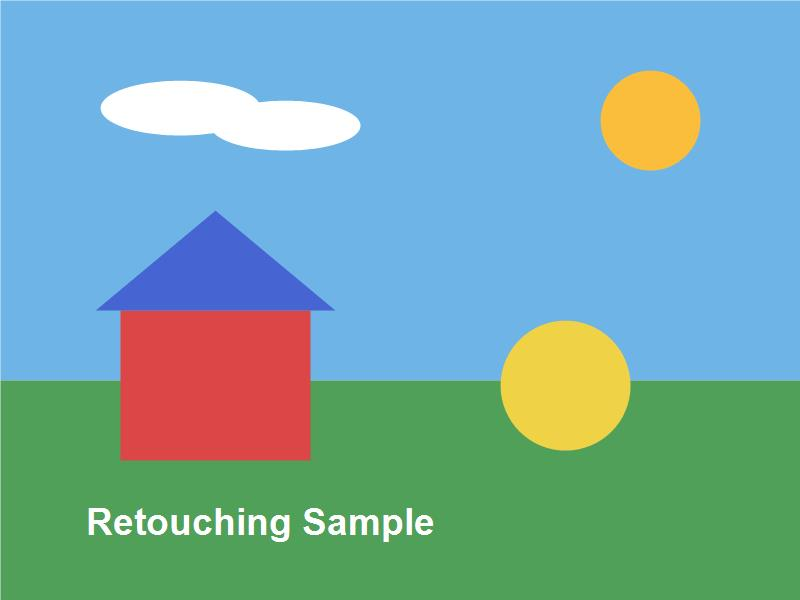
#> input picture 과정8. 흩어진 물자를 찾아라/문제2. 사진들의 리터칭/images/sample_retouching.jpg, 800 x 600 px
$ python photo_retouching.py   (older library calls are emulated)
#> lines starting #> are read from the running program, lines starting #| are printed output that depends on the picture
from pathlib import Path

import cv2


BASE_DIR = Path(__file__).resolve().parent
IMAGE_DIR = BASE_DIR / 'images'

MAIN_IMAGE = IMAGE_DIR / 'sample_retouching.jpg'
OBJECT_IMAGE = IMAGE_DIR / 'sample_objects.jpg'


def show_image(title, image):
    cv2.imshow(title, image)
    cv2.waitKey(0)
    cv2.destroyAllWindows()


def load_image(image_path):
    image = cv2.imread(str(image_path))
#> image is the input picture: shape (600, 800, 3); mean B, G, R 170.4, 168.8, 117
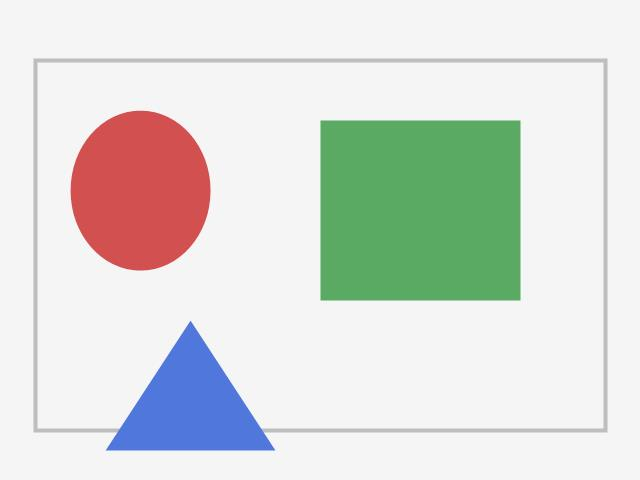
#> input picture 과정8. 흩어진 물자를 찾아라/문제2. 사진들의 리터칭/images/sample_objects.jpg, 640 x 480 px
#> in load_image, image is the input picture: shape (480, 640, 3); mean B, G, R 216.3, 221, 217.6
    if image is None:
        print(f'이미지를 읽을 수 없습니다: {image_path}')
    return image


def flip_and_rotate(image):
    show_image('original image', image)

    flip_up_down = cv2.flip(image, 0)
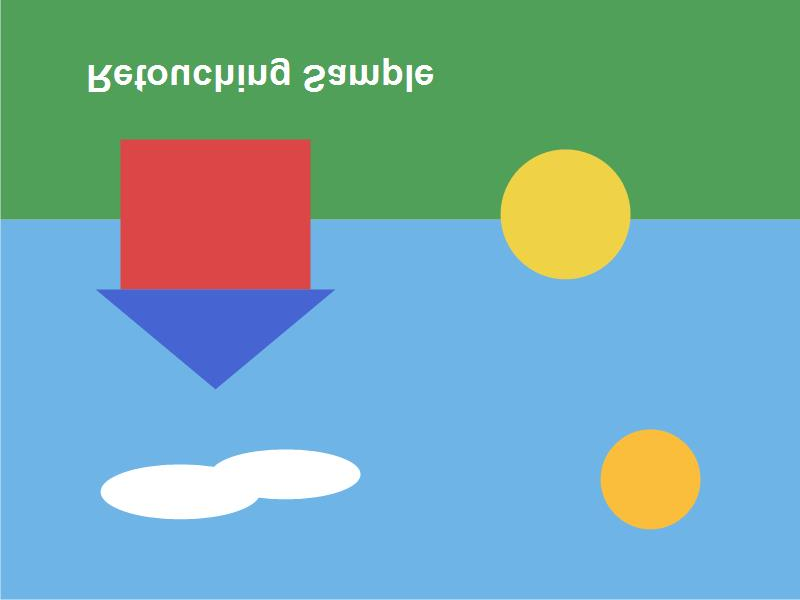
#> flip_up_down: shape (600, 800, 3); mean B, G, R 170.4, 168.8, 117
    show_image('flip up down', flip_up_down)

    flip_left_right = cv2.flip(image, 1)
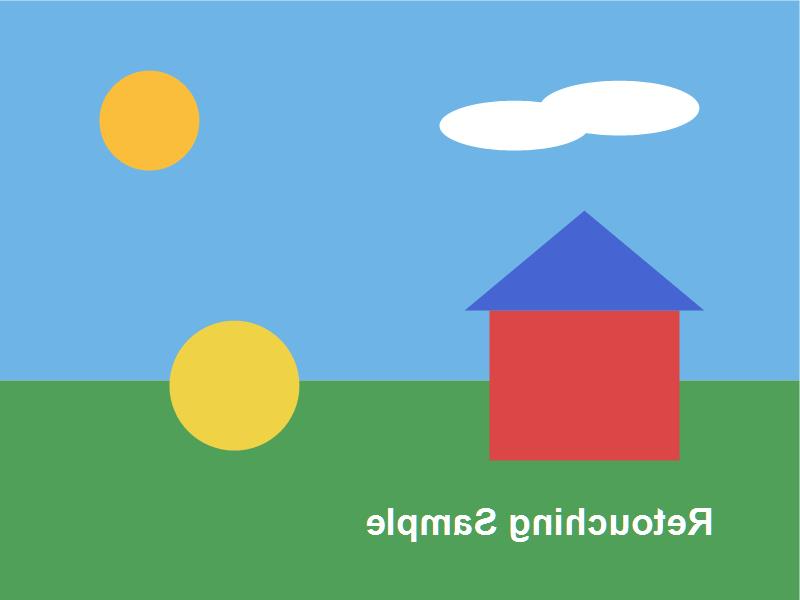
#> flip_left_right: shape (600, 800, 3); mean B, G, R 170.4, 168.8, 117
    show_image('flip left right', flip_left_right)

    rotate_90 = cv2.rotate(image, cv2.ROTATE_90_CLOCKWISE)
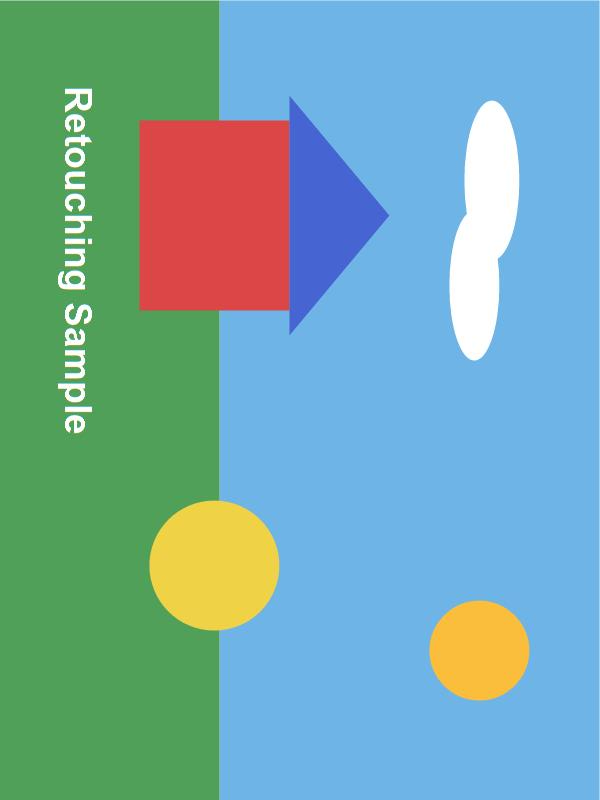
#> rotate_90: shape (800, 600, 3); mean B, G, R 170.4, 168.8, 117
    show_image('rotate 90', rotate_90)

    rotate_180 = cv2.rotate(image, cv2.ROTATE_180)
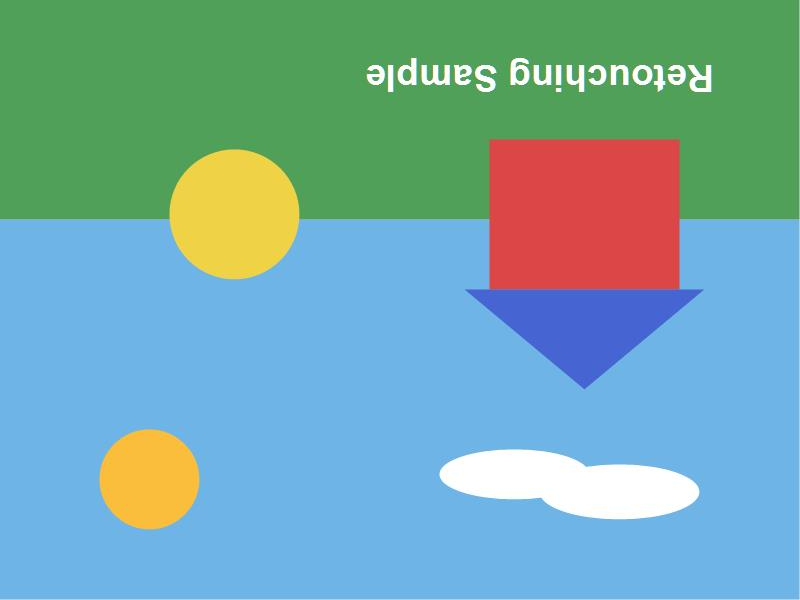
#> rotate_180: shape (600, 800, 3); mean B, G, R 170.4, 168.8, 117
    show_image('rotate 180', rotate_180)

    up_sample = cv2.pyrUp(image)
    show_image('up sample x2', up_sample)


def resize_and_crop(image):
    resize_640 = cv2.resize(image, (640, 480))
    show_image('resize 640 x 480', resize_640)

    resize_1024 = cv2.resize(image, (1024, 768))
    show_image('resize 1024 x 768', resize_1024)

    resize_ratio = cv2.resize(image, None, fx=0.3, fy=0.7)
    show_image('resize fx 0.3 fy 0.7', resize_ratio)

    height, width = image.shape[:2]
    start_x = width // 4
    end_x = width * 3 // 4
    start_y = height // 4
    end_y = height * 3 // 4

    crop_image = image[start_y:end_y, start_x:end_x].copy()
    show_image('deep copy crop image', crop_image)


# [95 lines left out: functions color_and_negative, binary_edge_blur, hsv_and_channels, draw_object_labels, not called in this run]


def main():
    image = load_image(MAIN_IMAGE)
    object_image = load_image(OBJECT_IMAGE)

    if image is None or object_image is None:
        return

    flip_and_rotate(image)
    resize_and_crop(image)
    color_and_negative(image)
    binary_edge_blur(image)
    hsv_and_channels(image)
    draw_object_labels(object_image)


if __name__ == '__main__':
    main()
